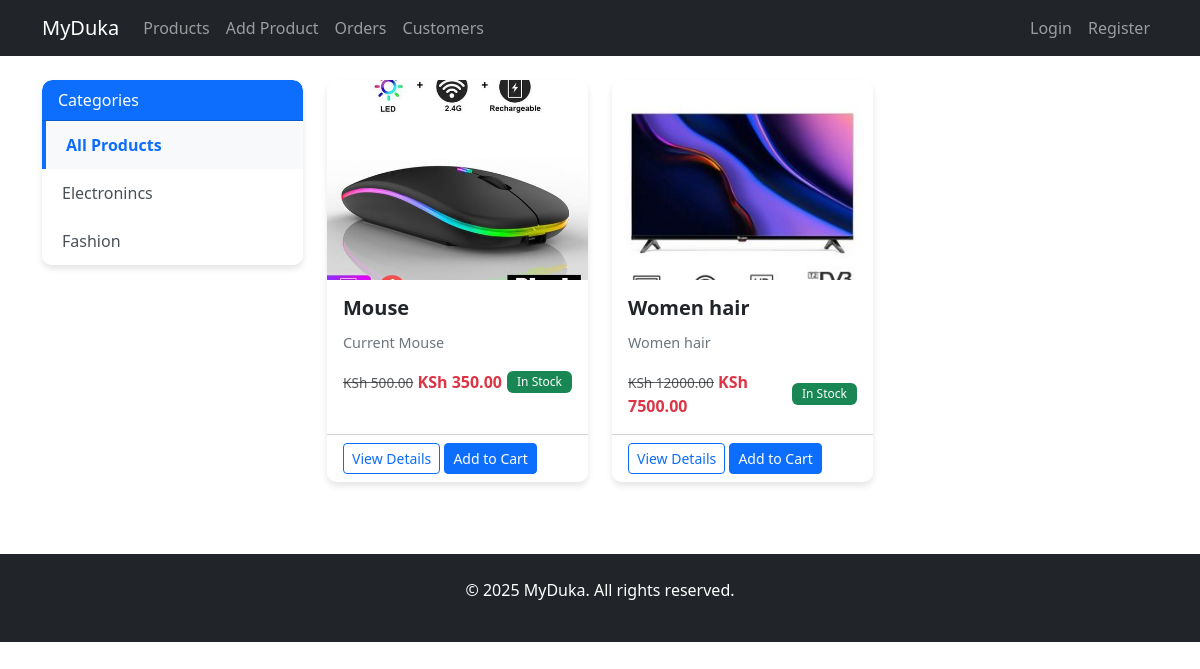
Before: /products/ with the older database file.
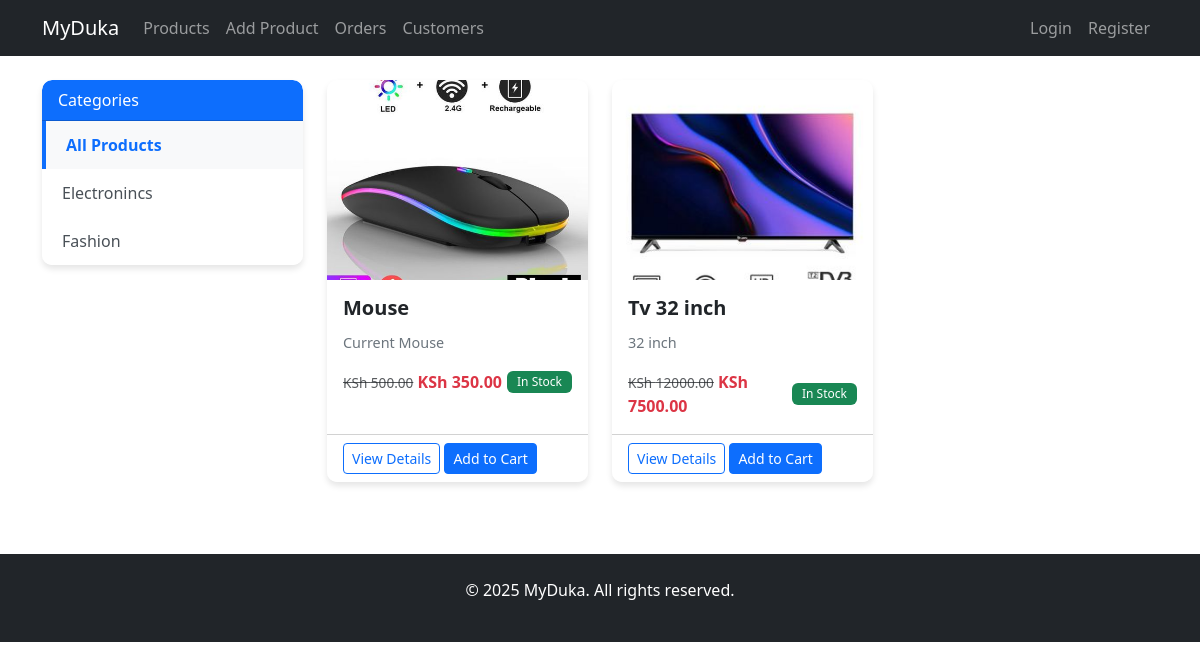
After: the same page with the newer database file.
### products/models.py (models this page shows, shortened)
class Product(models.Model):
    category = models.ForeignKey(Category, related_name='products', on_delete=models.CASCADE)
    name = models.CharField(max_length=200)
    slug = models.SlugField(max_length=200, unique=True)
    description = models.TextField(blank=True)
    price = models.DecimalField(max_digits=10, decimal_places=2)
    discount_price = models.DecimalField(max_digits=10, decimal_places=2, blank=True, null=True)
    available = models.BooleanField(default=True)
    stock = models.PositiveIntegerField(default=1)
    created_at = models.DateTimeField(auto_now_add=True)
    updated_at = models.DateTimeField(auto_now=True)
    image = models.ImageField(upload_to='products/', blank=True)
    def in_stock(self):
        return self.stock > 0

### products/views.py (the view)
# urls.py: path('', ProductListView.as_view(), name='product_list'),
class ProductListView(ListView):
    model = Product
    template_name = 'products/product_list.html'
    context_object_name = 'products'
    paginate_by = 12
    def get_queryset(self):
        queryset = super().get_queryset().filter(available=True)
        category_slug = self.kwargs.get('category_slug')
        if category_slug:
            category = get_object_or_404(Category, slug=category_slug)
            queryset = queryset.filter(category=category)
        return queryset
    def get_context_data(self, **kwargs):
        context = super().get_context_data(**kwargs)
        context['categories'] = Category.objects.all()
        context['category_slug'] = self.kwargs.get('category_slug')
        return context

### templates/products/product_list.html (shortened to what this page needs)
{% extends 'base.html' %}
{% block content %}
<div class="row">
    <div class="col-md-3">
        <div class="card mb-4">
            <div class="card-header bg-primary text-white">
                Categories
            </div>
            <div class="list-group list-group-flush">
                <a href="{% url 'product_list' %}" class="list-group-item list-group-item-action {% if not category_slug %}active{% endif %}">
                    All Products
                </a>
                {% for category in categories %}
                <a href="{% url 'product_list_by_category' category.slug %}"
                   class="list-group-item list-group-item-action {% if category_slug == category.slug %}active{% endif %}">
                    {{ category.name }}
                </a>
                {% endfor %}
            </div>
        </div>
    </div>
    <div class="col-md-9">
        <div class="row">
            {% for product in products %}
            <div class="col-md-4 mb-4">
                <div class="card h-100">
                    {% if product.image %}
                        <img src="{{ product.image.url }}" class="card-img-top" alt="{{ product.name }}" style="height: 200px; object-fit: cover;">
                    {% else %}
                        <div class="card-img-top d-flex align-items-center justify-content-center bg-light" style="height: 200px;">
                            <span class="text-muted">No image available</span>
                        </div>
                    {% endif %}
                    <div class="card-body">
                        <h5 class="card-title">{{ product.name }}</h5>
                        <p class="card-text">{{ product.description|truncatewords:15 }}</p>
                        <div class="d-flex justify-content-between align-items-center">
                            {% if product.discount_price %}
                            <div>
                                <span class="text-muted text-decoration-line-through">KSh {{ product.price }}</span>
                                <span class="fw-bold text-danger">KSh {{ product.discount_price }}</span>
                            </div>
                            {% else %}
                            <span class="fw-bold">KSh {{ product.price }}</span>
                            {% endif %}
                            <span class="badge bg-{% if product.in_stock %}success{% else %}danger{% endif %}">
                                {% if product.in_stock %}In Stock{% else %}Out of Stock{% endif %}
                            </span>
                        </div>
                    </div>
                    <div class="card-footer bg-white">
                        <a href="{% url 'product_detail' product.slug %}" class="btn btn-sm btn-outline-primary">View Details</a>
                        {% if product.in_stock %}
                        <a href="{% url 'add_to_cart' product.id %}" class="btn btn-sm btn-primary">Add to Cart</a>
                        {% endif %}
                    </div>
                </div>
            </div>
            {% empty %}
            <div class="col-12">
                <div class="alert alert-info">No products available.</div>
            </div>
            {% endfor %}
        </div>
    </div>
</div>
{% endblock %}

Changed rows visible on the page:
changed Product: name "Women hair" → "Tv 32 inch"; description "Women hair" → "32 inch"
